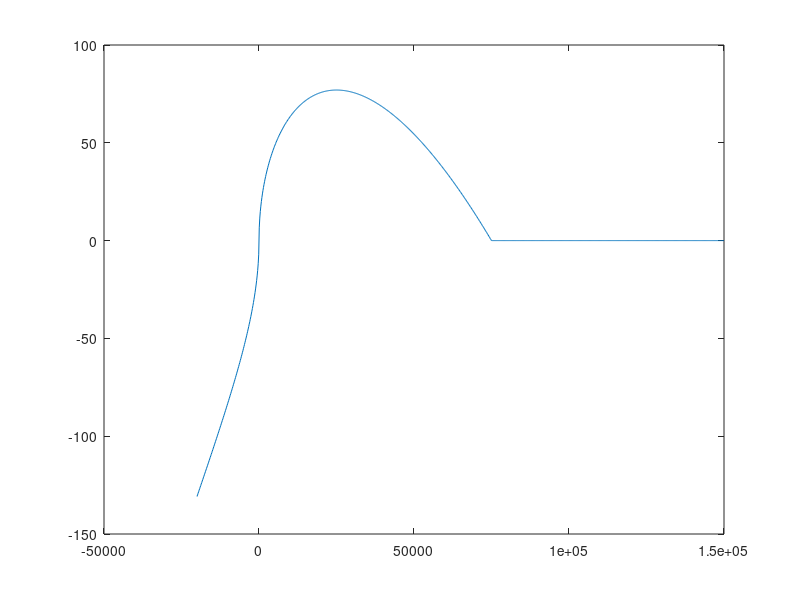
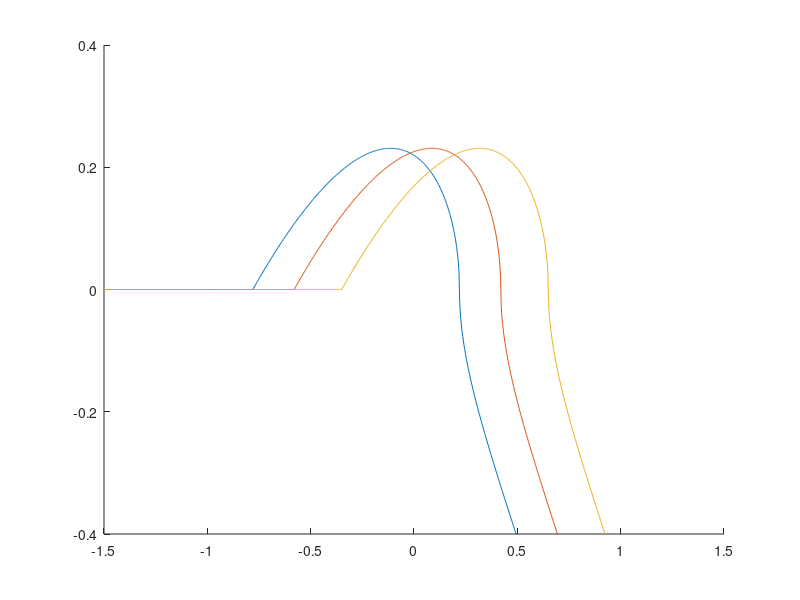
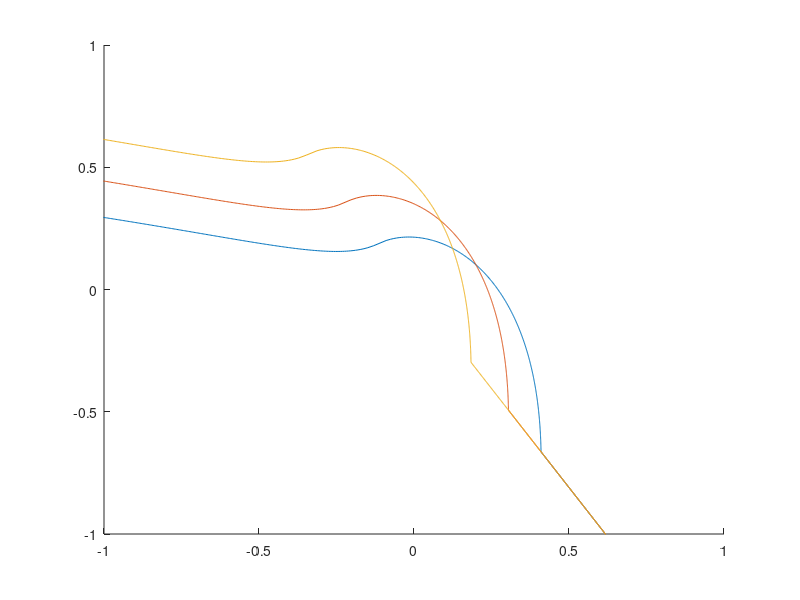

The MATLAB script that drew these images, in order:
%% Ligne à retard

clear;
VEC_SIZE = 1000;


%% Expression du débit

% paramètres:
% u_A -> ???
% p_M -> Pression "Maximale" de plaquage
% delta_p -> pression dans bouche - pression dans bec
% u -> débit de la bouche vers le bec

% paramètres fixes
u_A = 200;
p_M = 75e3;

% abscisses
delta_p = linspace(-20e3, 150e3, VEC_SIZE);

% ordonnées
u = u_A .* (1 - delta_p ./ p_M) .* sqrt(abs(delta_p) ./ p_M) .* sign(delta_p);
u(delta_p > p_M) = 0;

% graphe
figure;
plot(delta_p, u);


%% Adimensionnement

% paramètres:
% gamma -> pression bouche divisé par pression de plaquage
% zeta -> ouverture de la bouche
% p -> ???

% paramètres fixes
zeta = 0.6;

% graphe
figure;
ylim([-0.4, 0.4]);

% abscisses
p = linspace(-1.5, 1.5, VEC_SIZE);

% ordonnées pour 3 valeures de gamma
for gamma = [0.22 0.42 0.65]
    u = zeta .* (1 - gamma + p) .* sqrt(abs(gamma - p)) .* sign(gamma - p);
    u((gamma - p) >= 1) = 0;
    hold on;
    plot(p, u);
end


%% Rotation F(p)

% paramètres:
% theta -> angle de la matrice de rotation R

% paramètres fixes
zeta = 0.6;
theta = -45;

% transformations
Ref = [-1 0; 0 1];
Rot = [cos(theta) -sin(theta); sin(theta) cos(theta)];

% graphe
figure;
xlim([-1 1]);
ylim([-1 1]);

% abscisses
p = linspace(-1.5, 1.5, VEC_SIZE);

for gamma = [0.22 0.42 0.65]
    % pression à débit
    u = zeta .* (1 - gamma + p) .* sqrt(abs(gamma - p)) .* sign(gamma - p);
    u((gamma - p) >= 1) = 0;
    
    % reflection + rotation pour obtenir p- et p+
    M = Rot * Ref * [p; u];
    p_minus = M(1,:); p_plus = M(2,:);
    
    % graphe
    hold on;
    plot(p_minus, p_plus);
end


% %% Carte itérée
% 
% % Construction courbe (p_n+, p_n-)
% 
% % paramètres fixes
% gamma = 0.62;
% zeta = 0.6;
% 
% p_list = linspace(-1.5, 1.5, 1000);
% p_plus_list = zeros(length(p_list),1);
% p_minus_list = zeros(length(p_list),1);
% 
% for i = 1:length(p_list)
%     [p_minus_list(i), p_plus_list(i)] = G_plot(p_list(i), gamma, zeta);
% end
% 
% % Construction suite p_n
% p_n = 0;
% N = 100;
% 
% points_p_minus = zeros(N, 1);
% points_p_plus = zeros(N, 1);
% 
% for n = 1:N
%     points_p_minus(n) = p_n;
%     p_n = G(p_n, p_minus_list, p_plus_list);
%     points_p_plus(n) = p_n;
% end
% 
% figure;
% plot(p_minus_list, p_plus_list);
% hold on;
% scatter(points_p_minus, points_p_plus);
% grid on;
% 
% figure;
% plot(points_p_plus);
